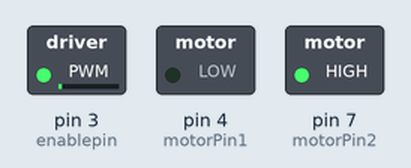
Recording of a sketch running on a simulated Arduino Uno, built with avr-gcc and run on an emulated ATmega328P. On the bench: switched loads named in the sketch (green lamp = pin HIGH).

Above: at 0.1 s.
Timing chart, 0 to 1.6 s (numbered marks = the images above):
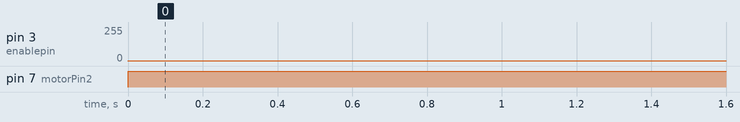

The sketch:

motor_final.ino
```cpp
int motorPin1 = 4;
int motorPin2 = 7;
int enablepin= 3;

void setup()

{
  pinMode(enablepin, OUTPUT);
  pinMode(motorPin1, OUTPUT);
  pinMode(motorPin2, OUTPUT);
}

void loop()

{
  analogWrite(enablepin, HIGH);
  digitalWrite(motorPin1, LOW);
  digitalWrite(motorPin2, HIGH);

}
```

Measured:
- by itself, pin 3 (enablepin): 0/255 → 1/255 at 0.00 s
- by itself, pin 7 (motorPin2): LOW → HIGH at 0.00 s
